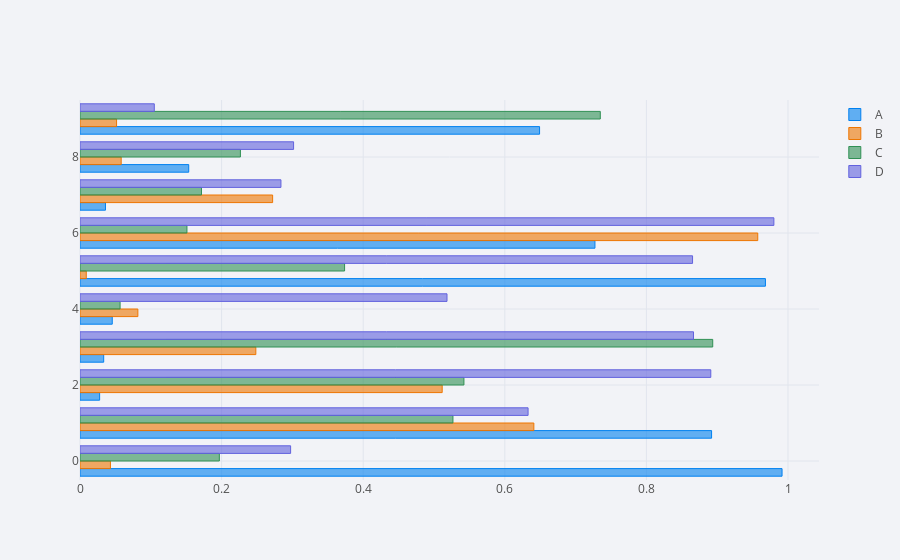

Notebook source saved alongside this figure:
### Code cell
df.iplot(kind='barh', barmode='group',
        filename='cufflinks barh')

### Figure 1 — Plotly figure (JSON) as saved in the notebook; plotly's stock layout.template omitted (floating-point values rounded to 4 significant figures)
{"data": [{"marker": {"color": "rgba(0, 128, 240, 0.6)", "line": {"color": "rgba(0, 128, 240, 1.0)", "width": 1}}, "name": "A", "orientation": "h", "text": "", "type": "bar", "uid": "9c47b89d-f9b0-4ad7-87c0-de1bff1b0a62", "x": [0.9916, 0.8921, 0.02774, 0.03346, 0.04555, 0.9681, 0.7273, 0.03597, 0.1536, 0.6491], "y": [0, 1, 2, 3, 4, 5, 6, 7, 8, 9]}, {"marker": {"color": "rgba(238, 118, 0, 0.6)", "line": {"color": "rgba(238, 118, 0, 1.0)", "width": 1}}, "name": "B", "orientation": "h", "text": "", "type": "bar", "uid": "85108d3a-85c0-4fa3-ae04-a2b3efc87411", "x": [0.04299, 0.641, 0.5116, 0.2484, 0.08173, 0.008873, 0.9573, 0.2721, 0.05818, 0.05166], "y": [0, 1, 2, 3, 4, 5, 6, 7, 8, 9]}, {"marker": {"color": "rgba(48, 144, 84, 0.6)", "line": {"color": "rgba(48, 144, 84, 1.0)", "width": 1}}, "name": "C", "orientation": "h", "text": "", "type": "bar", "uid": "cf77ca60-d679-426b-8707-16d1db0380a8", "x": [0.1968, 0.5268, 0.5423, 0.8937, 0.05663, 0.3737, 0.1511, 0.1716, 0.2266, 0.7349], "y": [0, 1, 2, 3, 4, 5, 6, 7, 8, 9]}, {"marker": {"color": "rgba(98, 98, 222, 0.6)", "line": {"color": "rgba(98, 98, 222, 1.0)", "width": 1}}, "name": "D", "orientation": "h", "text": "", "type": "bar", "uid": "9d7a018e-b2b1-4348-9eb4-bf60ccf7014e", "x": [0.2975, 0.6329, 0.8909, 0.8665, 0.5184, 0.8652, 0.9801, 0.2838, 0.3017, 0.105], "y": [0, 1, 2, 3, 4, 5, 6, 7, 8, 9]}], "layout": {"barmode": "group", "legend": {"bgcolor": "#F2F3F7", "font": {"color": "#505050"}}, "paper_bgcolor": "#F2F3F7", "plot_bgcolor": "#F2F3F7", "title": {"font": {"color": "#484848"}}, "xaxis": {"gridcolor": "#E1E5ED", "showgrid": true, "tickfont": {"color": "#505050"}, "title": {"font": {"color": "#505050"}, "text": ""}, "zerolinecolor": "#E1E5ED"}, "yaxis": {"gridcolor": "#E1E5ED", "showgrid": true, "tickfont": {"color": "#505050"}, "title": {"font": {"color": "#505050"}, "text": ""}, "zerolinecolor": "#E1E5ED"}}}
